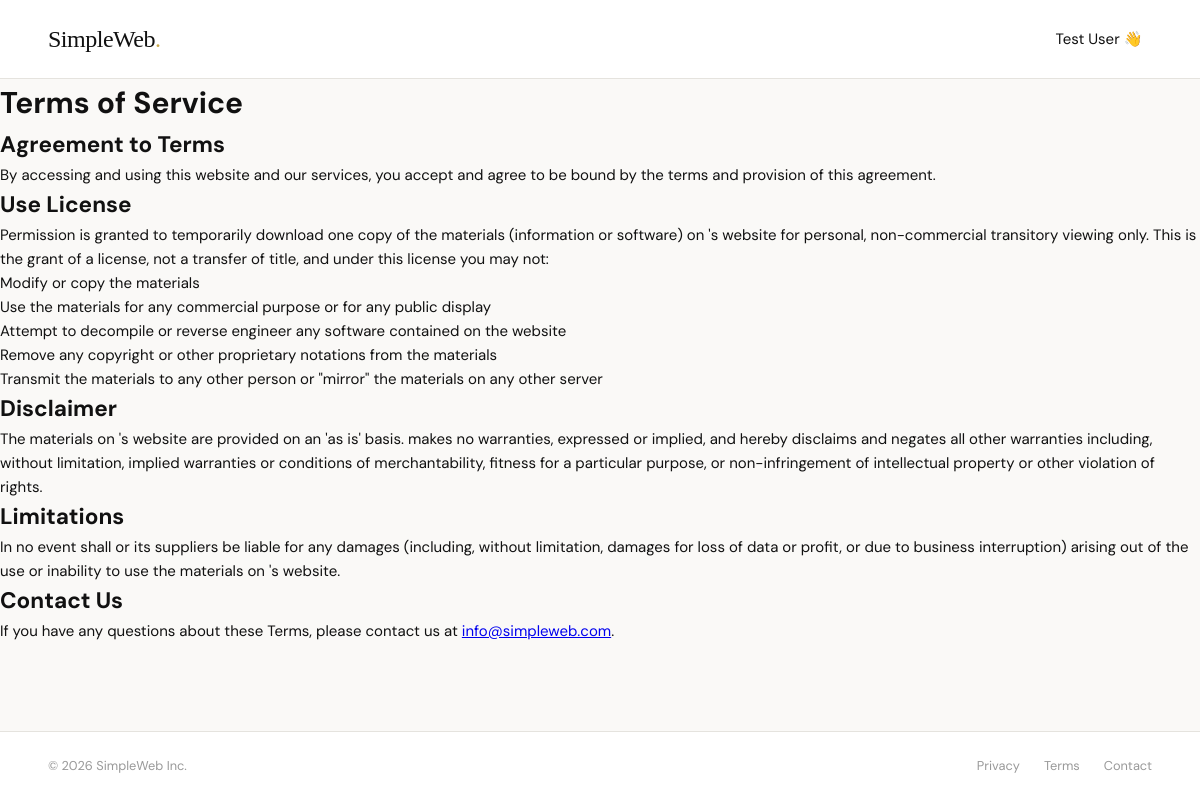
/terms (signed in), run on an earlier commit of the app's database.
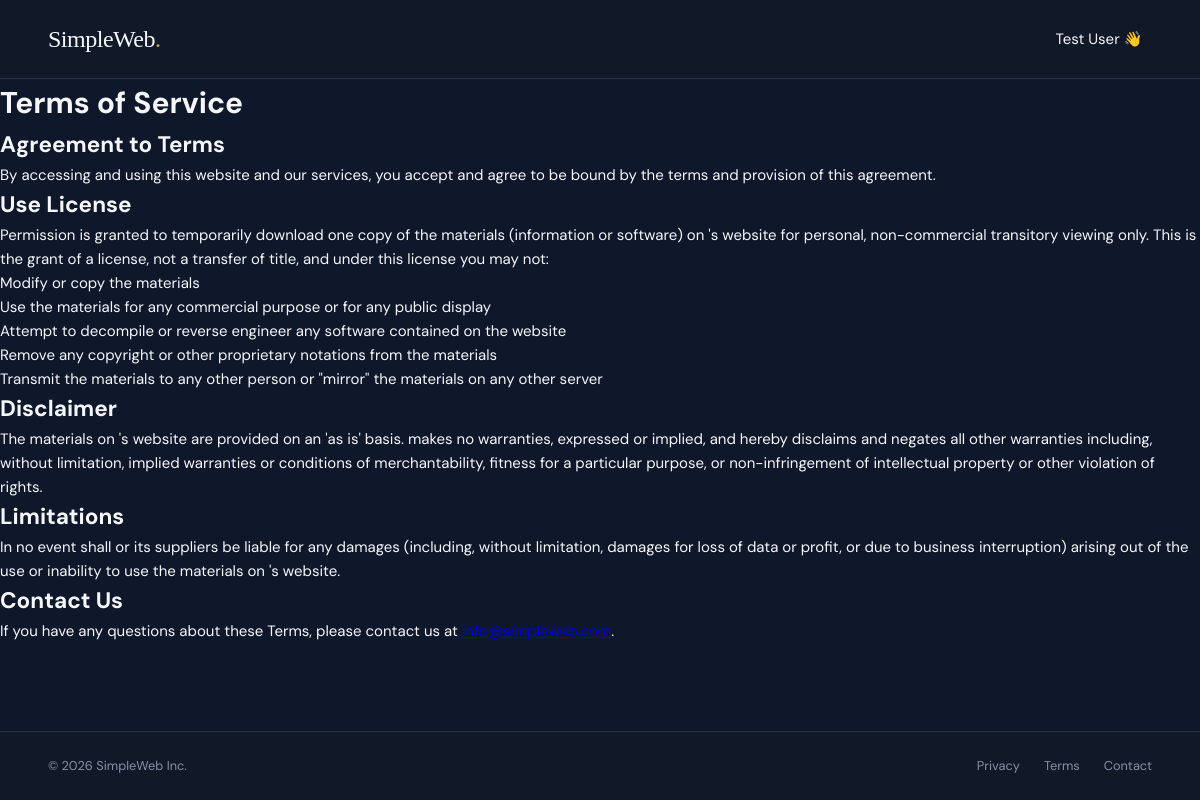
And on a later commit of the database.
### app.py (models this page shows, shortened)
class User(db.Model):
    __tablename__ = "users"
    id = db.Column(db.Integer, primary_key=True)
    name = db.Column(db.String(120), nullable=False)
    email = db.Column(db.String(255), unique=True, nullable=False)
    password_hash = db.Column(db.String(255), nullable=False)
    admin = db.Column(db.Integer, default=0, nullable=False)
    theme_mode = db.Column(db.String(16), nullable=False, default="light")

### app.py (the view)
@app.route('/terms')
def terms():
    if "user_id" in flask.session:
        return render_template('terms.html', title=site_title , site_email_info=site_email_info, name=flask.session["user_name"] )
    return render_template('terms.html', title=site_title , site_email_info=site_email_info)

### app.py (called while the page is built, shortened)
def get_setting(key, default="0"):
    setting = SiteSetting.query.filter_by(key=key).first()
    return setting.value if setting else default

def registration_enabled():
    return get_setting("registration_enabled", "1") == "1"

def login_enabled():
    return get_setting("login_enabled", "1") == "1"

def normalize_theme_mode(value):
    return value if value in {"light", "dark"} else "light"

def maintenance_enabled():
    return get_setting("maintenance_mode", "0") == "1"

def get_user_theme_mode(user=None):
    if user is not None and getattr(user, "theme_mode", None):
        return normalize_theme_mode(user.theme_mode)
    if "user_theme" in flask.session:
        return normalize_theme_mode(flask.session["user_theme"])
    return "light"

@app.before_request
def enforce_maintenance():
    if not maintenance_enabled():
        return None

### templates/terms.html (shortened to what this page needs)
<!DOCTYPE html>
<html lang="en">
<head>
  <link rel="stylesheet" href="{{ url_for('static', filename='style.css') }}" />
</head>
<body data-theme="{{ theme_mode }}">
  {% include 'navbar.html' %}
  <div class="content-page">
    <h1>Terms of Service</h1>
    <section>
      <h2>Agreement to Terms</h2>
      <p>By accessing and using this website and our services, you accept and agree to be bound by the terms and provision of this agreement.</p>
    </section>
    <section>
      <h2>Use License</h2>
      <p>Permission is granted to temporarily download one copy of the materials (information or software) on {{ site_title }}'s website for personal, non-commercial transitory viewing only. This is the grant of a license, not a transfer of title, and under this license you may not:</p>
      <ul>
        <li>Modify or copy the materials</li>
        <li>Use the materials for any commercial purpose or for any public display</li>
        <li>Attempt to decompile or reverse engineer any software contained on the website</li>
        <li>Remove any copyright or other proprietary notations from the materials</li>
        <li>Transmit the materials to any other person or "mirror" the materials on any other server</li>
      </ul>
    </section>
    <section>
      <h2>Disclaimer</h2>
      <p>The materials on {{ site_title }}'s website are provided on an 'as is' basis. {{ site_title }} makes no warranties, expressed or implied, and hereby disclaims and negates all other warranties including, without limitation, implied warranties or conditions of merchantability, fitness for a particular purpose, or non-infringement of intellectual property or other violation of rights.</p>
    </section>
    <section>
      <h2>Limitations</h2>
      <p>In no event shall {{ site_title }} or its suppliers be liable for any damages (including, without limitation, damages for loss of data or profit, or due to business interruption) arising out of the use or inability to use the materials on {{ site_title }}'s website.</p>
    </section>
    <section>
      <h2>Contact Us</h2>
      <p>If you have any questions about these Terms, please contact us at <a href="mailto:{{ site_email_info }}">{{ site_email_info }}</a>.</p>
    </section>
  </div>
  {% include 'footer.html' %}
</body>
</html>

### templates/navbar.html (shortened to what this page needs)
<nav class="navbar">
  <a href="/" class="logo"> {{ title }}<span>.</span></a>
  <div class="nav-links">
    {% if name %}
      <div class="nav-user-menu">
        <span class="nav-user-trigger" aria-haspopup="true" aria-expanded="false">{{ name }}{% if is_admin %} 😈 {% else %} 👋 {% endif %}</span>
      </div>
    {% elif not maintenance_enabled %}
      <a href="{{ url_for('auth') }}" class="btn-login"> Sign in / Register</a>
    {% endif %}
  </div>
</nav>

What changed in the data, as far as the page shows it:
changed User "Test User": theme_mode "light" → "dark" (drawn)
Also different on the page:
{{ site_email_info }}: "info@simpleweb.com" → (not shown)
